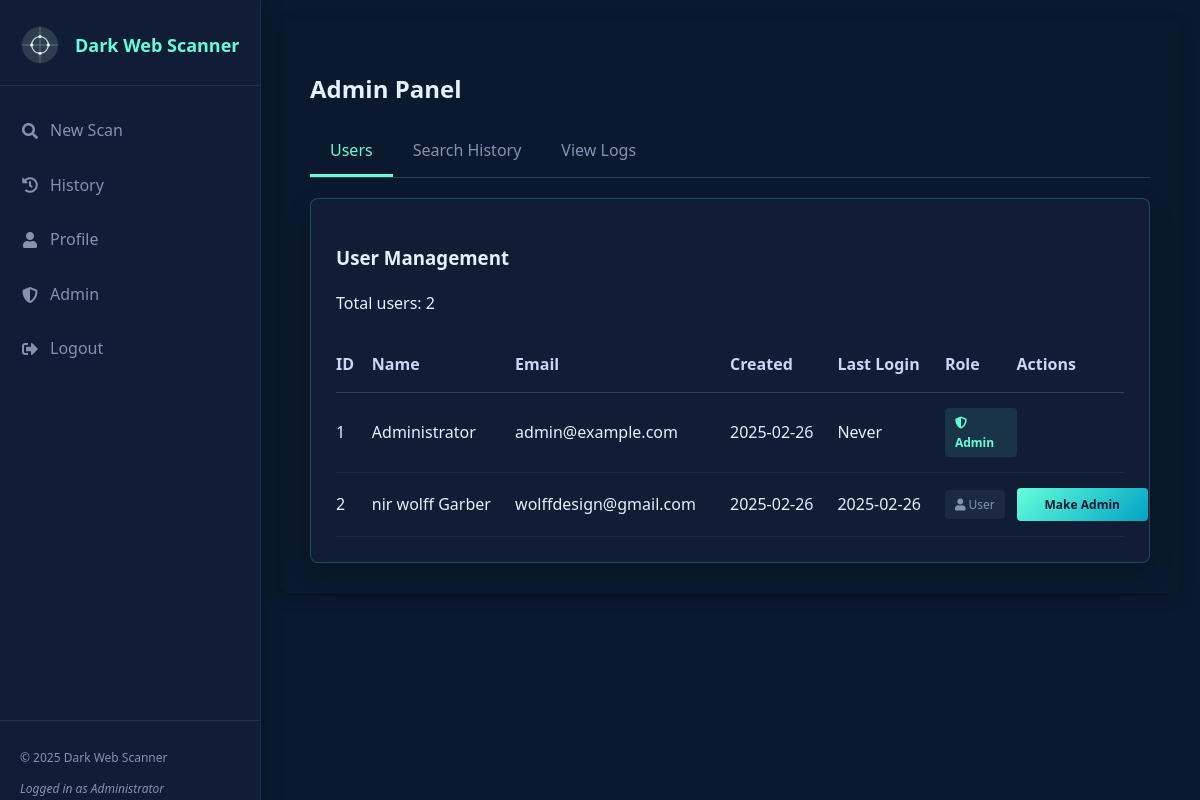
The page /admin (signed in) on the database its author committed.
### models.py (models this page shows, shortened)
class User(UserMixin, db.Model):
    __tablename__ = 'users'
    id = db.Column(db.Integer, primary_key=True)
    email = db.Column(db.String(100), unique=True, nullable=False)
    password_hash = db.Column(db.String(200), nullable=True)
    name = db.Column(db.String(100), nullable=True)
    created_at = db.Column(db.DateTime, default=datetime.utcnow)
    is_admin = db.Column(db.Boolean, default=False)
    last_login = db.Column(db.DateTime, nullable=True)
    google_id = db.Column(db.String(100), nullable=True, unique=True)
    profile_pic = db.Column(db.String(200), nullable=True)
    searches = db.relationship('SearchHistory', backref='user', lazy=True)

### auth.py (the view)
@auth.route('/admin')
@login_required
def admin_panel():
    if not current_user.is_admin:
        flash('You do not have permission to access this page.')
        return redirect(url_for('index'))
    users = User.query.all()
    return render_template('admin.html', users=users)

### darkweb_search.py (called while the page is built)
@login_manager.user_loader
def load_user(user_id):
    return User.query.get(int(user_id))

### templates/admin.html (shortened to what this page needs)
{% extends 'base.html' %}
{% block content %}
<div class="admin-container">
    <h2>Admin Panel</h2>
    <div class="admin-tabs">
        <a href="{{ url_for('auth.admin_panel') }}" class="tab active">Users</a>
        <a href="{{ url_for('history.admin_history') }}" class="tab">Search History</a>
        <a href="{{ url_for('auth.view_logs') }}" class="tab">View Logs</a>
    </div>
    <div class="admin-content">
        <div class="admin-card">
            <h3>User Management</h3>
            <p>Total users: {{ users|length }}</p>
            <div class="user-list">
                <div class="user-header">
                    <div class="user-id">ID</div>
                    <div class="user-name">Name</div>
                    <div class="user-email">Email</div>
                    <div class="user-created">Created</div>
                    <div class="user-login">Last Login</div>
                    <div class="user-role">Role</div>
                    <div class="user-actions">Actions</div>
                </div>
                {% for user in users %}
                <div class="user-item">
                    <div class="user-id">{{ user.id }}</div>
                    <div class="user-name">{{ user.name }}</div>
                    <div class="user-email">{{ user.email }}</div>
                    <div class="user-created">{{ user.created_at.strftime('%Y-%m-%d') }}</div>
                    <div class="user-login">{{ user.last_login.strftime('%Y-%m-%d') if user.last_login else 'Never' }}</div>
                    <div class="user-role">
                        {% if user.is_admin %}
                        <span class="admin-badge"><i class="fas fa-shield-alt"></i> Admin</span>
                        {% else %}
                        <span class="user-badge"><i class="fas fa-user"></i> User</span>
                        {% endif %}
                    </div>
                    <div class="user-actions">
                        {% if not user.is_admin %}
                        <a href="{{ url_for('auth.make_admin', user_id=user.id) }}" class="btn btn-sm btn-admin">
                            Make Admin
                        </a>
                        {% endif %}
                    </div>
                </div>
                {% endfor %}
            </div>
        </div>
    </div>
</div>
{% endblock %}

### templates/base.html (shortened to what this page needs)
<!DOCTYPE html>
<html lang="en">
<head>
    <link rel="stylesheet" href="{{ url_for('static', filename='css/layout.css') }}">
    <link rel="stylesheet" href="{{ url_for('static', filename='css/styles.css') }}">
    <link rel="stylesheet" href="{{ url_for('static', filename='css/auth.css') }}">
    <link rel="stylesheet" href="https://cdnjs.cloudflare.com/ajax/libs/font-awesome/5.15.4/css/all.min.css">
</head>
<body>
    <div class="app-container">
        <div class="sidebar">
            <div class="logo">
                <img src="{{ url_for('static', filename='images/dark-web-icon.svg') }}" alt="Logo">
                <h1>Dark Web Scanner</h1>
            </div>
            <nav class="nav-menu">
                <ul>
                    <li><a href="{{ url_for('index') }}"><i class="fas fa-search"></i> New Scan</a></li>
                    {% if current_user.is_authenticated %}
                    <li><a href="{{ url_for('history.view_history') }}"><i class="fas fa-history"></i> History</a></li>
                    <li><a href="{{ url_for('auth.profile') }}"><i class="fas fa-user"></i> Profile</a></li>
                    {% if current_user.is_admin %}
                    <li><a href="{{ url_for('auth.admin_panel') }}"><i class="fas fa-shield-alt"></i> Admin</a></li>
                    {% endif %}
                    <li><a href="{{ url_for('auth.logout') }}"><i class="fas fa-sign-out-alt"></i> Logout</a></li>
                    {% else %}
                    <li><a href="{{ url_for('auth.login') }}"><i class="fas fa-sign-in-alt"></i> Login</a></li>
                    <li><a href="{{ url_for('auth.signup') }}"><i class="fas fa-user-plus"></i> Sign Up</a></li>
                    {% endif %}
                </ul>
            </nav>
            <div class="sidebar-footer">
                <p>&copy; 2025 Dark Web Scanner</p>
                {% if current_user.is_authenticated %}
                <p class="user-info">Logged in as {{ current_user.name }}</p>
                {% endif %}
            </div>
        </div>
        <div class="main-content">
            {% block content %}{% endblock %}
        </div>
    </div>
</body>
</html>

### static/css/layout.css (style rules this page uses)
.app-container { display: flex; min-height: 100vh; background-color: #0a192f; color: #e6f1ff; }
.sidebar { width: 260px; background-color: rgba(18, 30, 56, 0.9); padding: 25px 0; box-shadow: 0 0 20px rgba(0, 0, 0, 0.3); display: flex; flex-direction: column; border-right: 1px solid rgba(100, 255, 218, 0.1); position: fixed; height: 100vh; overflow-y: auto; }
.logo { display: flex; align-items: center; padding: 0 20px 20px; margin-bottom: 20px; border-bottom: 1px solid rgba(100, 255, 218, 0.1); }
.logo img { width: 40px; height: 40px; margin-right: 15px; }
.logo h1 { font-size: 18px; font-weight: 600; color: #64ffda; margin: 0; }
.nav-menu { flex: 1; }
.nav-menu ul { list-style: none; padding: 0; margin: 0; }
.nav-menu ul li { margin-bottom: 5px; }
.nav-menu ul li a { display: flex; align-items: center; padding: 12px 20px; color: #8892b0; text-decoration: none; transition: all 0.3s; font-weight: 500; }
.nav-menu ul li a i { margin-right: 10px; font-size: 16px; width: 20px; text-align: center; }
.sidebar-footer { padding: 15px 20px; border-top: 1px solid rgba(100, 255, 218, 0.1); font-size: 12px; color: #8892b0; }
.user-info { margin-top: 5px; font-style: italic; }
.main-content { flex: 1; padding: 20px; margin-left: 260px; width: calc(100% - 260px); }

### static/css/styles.css (style rules this page uses)
body { font-family: 'Segoe UI', Tahoma, Geneva, Verdana, sans-serif; background-color: #f8f9fa; color: #333333; line-height: 1.6; margin: 0; padding: 0; }

### static/css/auth.css (style rules this page uses)
.btn { display: inline-block; padding: 12px 20px; background: linear-gradient(135deg, #64ffda 0%, #00a3c4 100%); border: none; border-radius: 4px; color: #0a192f; font-weight: 700; font-size: 16px; cursor: pointer; width: 100%; text-align: center; transition: all 0.3s; text-decoration: none; }
.profile-container, .admin-container, .history-container, .search-details-container, .log-container { padding: 30px; background-color: rgba(10, 25, 47, 0.4); border-radius: 8px; box-shadow: 0 5px 15px rgba(0, 0, 0, 0.2); }
.profile-card, .admin-card { background: rgba(18, 30, 56, 0.8); border-radius: 8px; padding: 25px; box-shadow: 0 10px 25px rgba(0, 0, 0, 0.2); border: 1px solid rgba(100, 255, 218, 0.2); }
.admin-badge { display: inline-block; background-color: rgba(100, 255, 218, 0.1); color: #64ffda; padding: 5px 10px; border-radius: 4px; font-size: 12px; font-weight: 700; }
.admin-tabs { display: flex; margin-bottom: 20px; border-bottom: 1px solid rgba(136, 146, 176, 0.3); }
.tab { padding: 10px 20px; color: #8892b0; text-decoration: none; border-bottom: 3px solid transparent; transition: all 0.3s; }
.tab.active { color: #64ffda; border-bottom-color: #64ffda; }
.user-list, .history-list { margin-top: 20px; }
.user-header, .history-header { display: grid; padding: 15px 0; font-weight: 700; border-bottom: 1px solid rgba(136, 146, 176, 0.3); color: #ccd6f6; }
.user-header { grid-template-columns: 0.5fr 2fr 3fr 1.5fr 1.5fr 1fr 1.5fr; }
.user-item, .history-item { display: grid; padding: 15px 0; border-bottom: 1px solid rgba(136, 146, 176, 0.1); align-items: center; }
.user-item { grid-template-columns: 0.5fr 2fr 3fr 1.5fr 1.5fr 1fr 1.5fr; }
.user-badge { display: inline-block; background-color: rgba(136, 146, 176, 0.1); color: #8892b0; padding: 5px 10px; border-radius: 4px; font-size: 12px; }
.btn-sm { padding: 7px 12px; font-size: 12px; }
.btn-admin { background: linear-gradient(135deg, #64ffda 0%, #00a3c4 100%); color: #0a192f; }

### rows shown on the page
User: name "Administrator", id "1", email "admin@example.com", created_at "2025-02-26", last_login "Never", is_admin True (drawn)
User: id "2", name "nir wolff Garber", email "wolffdesign@gmail.com", created_at "2025-02-26", last_login "2025-02-26", is_admin False (drawn)

### other values the page prints
{{ users|length }} "2"
